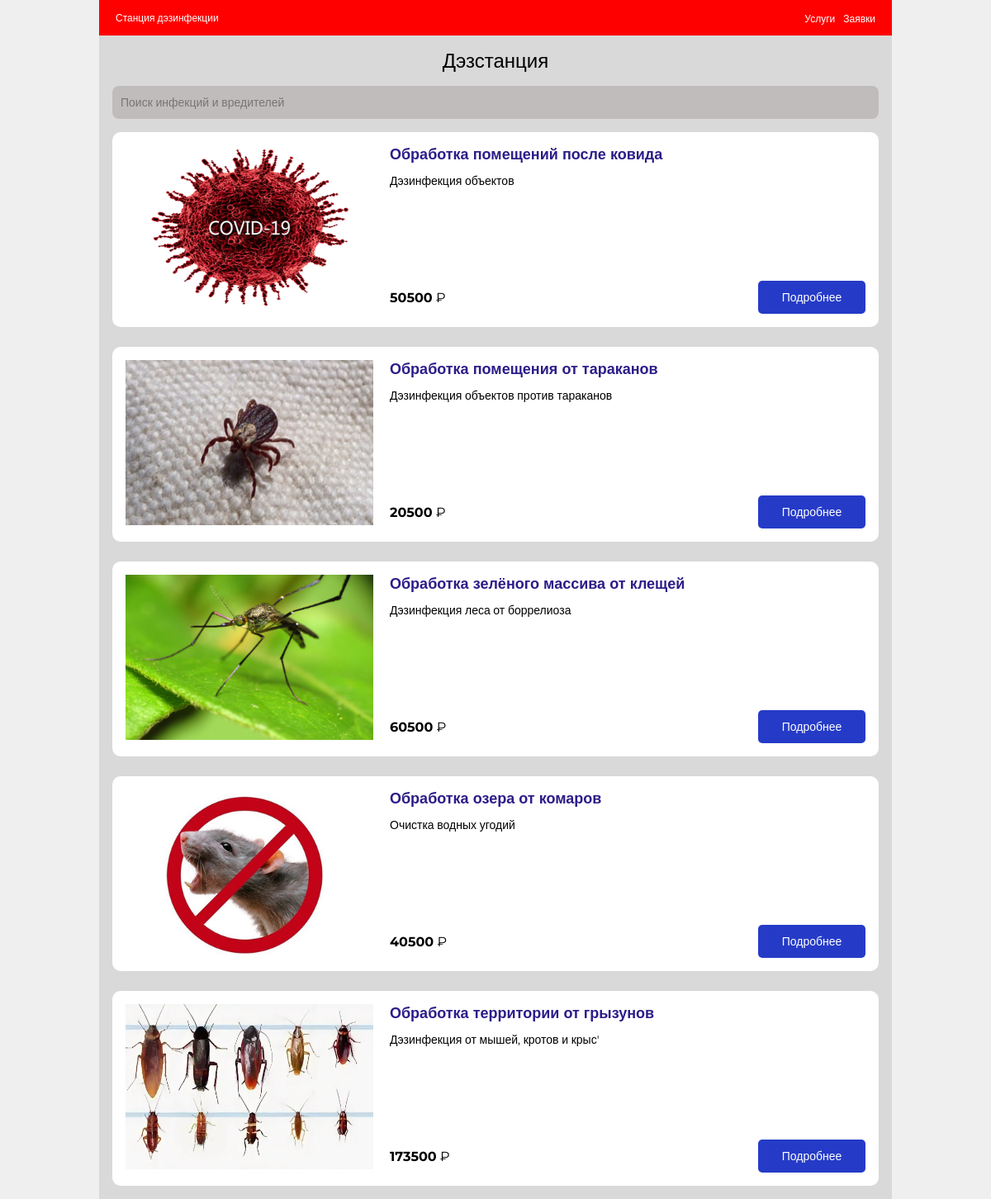
The page / on the database its author committed.
### bmstu_lab/models.py (models this page shows)
class Cards(models.Model):
    idCard = models.IntegerField()
    title = models.TextField()
    desc = models.TextField()
    img = models.TextField()
    cost = models.IntegerField()

### bmstu_lab/views.py (the view)
# urls.py: path('', views.main_page),
def main_page(request):
    card_items = Cards.objects.all()
    return render(request, 'index.html', {'data': {
        'cards': card_items,
        'search': ''
    }})

### templates/index.html
{% extends 'base.html' %}
{% block content %}
    <div class="space">
        {% include 'header.html' %}
        <div class="wrapper">
            <h2>Дэзстанция</h2>
            {% include 'search.html' %}
            <div class="container">
                {% for card in data.cards %}
                    {% include 'card.html' with element=card %}
                {% endfor %}
            </div>
        </div>
    </div>
{% endblock %}

### templates/base.html (shortened to what this page needs)
<!doctype html>
<html lang="en" class="h-100">
<head>
    {% load static %}
    <link rel="stylesheet" type="text/css" href="{% static 'css/style.css' %}">
</head>
<body>
    {% block content %}{% endblock %}
</body>
</html>

### templates/header.html
<div class="header">
    <h1><a href="/">Станция дэзинфекции</a></h1>
    <ul>
        <li><a href="/">Услуги</a></li>
        <li><a href="/orders">Заявки</a></li>
    </ul>
</div>

### templates/search.html (shortened to what this page needs)
<form action="send_text" method="post" enctype="multipart/form-data">
    <div class="search">
        <input type="text" name="text" value="{{ data.search }}" placeholder="Поиск инфекций и вредителей"/>
    </div>
</form>

### templates/card.html
{% load static %}
{% block content %}
    <div class="card">
        <div class="media">
            <img src="{% static card.img %}" class="image" alt="covid"/>
        </div>
        <div class="content">
            <div class="content-top">
                <p class="title">{{   card.title }}</p>
                <p class="desc">{{ card.desc }}</p>
            </div>
            <div class="control">
                <p class="cost"><b>{{ card.cost }}</b> ₽</p>
                <a href="/page/{{ card.id }}" class="more">Подробнее</a>
            </div>
        </div>
    </div>
{% endblock %}

### bmstu_lab/static/css/style.css (style rules this page uses)
* { margin: 0; padding: 0; font-family: 'Montserrat', sans-serif; color: #000000; box-sizing: border-box; }
body { background: #EFEFEF; }
.header { background-color: #ff0000; height: 43px; display: flex; justify-content: space-between; align-items: center; padding: 0 20px; }
.header a { color: #fff; text-decoration: none; }
.header h1 { font-size: 12px; font-weight: normal; color: #fff; }
.header ul { padding: 0; margin: 0; display: flex; }
.header li { list-style: none; padding-left: 10px; }
.header li a { text-decoration: none; font-size: 12px; color: #fff; }
.search input { width: 100%; background-color: #c1bcbc; height: 40px; border-radius: 8px; font-size: 14px; color: #4C4141; border: none; padding: 0 10px; margin: 0 0 16px; }
.space { width: 80%; max-width: 1296px; min-width: 960px; margin: 0 auto; }
.container { display: grid; gap: 24px; }
.card { border-radius: 10px; background-color: #fff; padding: 16px; display: flex; justify-content: flex-start; width: 100%; overflow: hidden; }
.card img { width: 300px; height: 200px; object-fit: fill; }
.media { width: 300px; margin-right: 20px; }
.card .title { color: #2C1D89; font-size: 18px; font-weight: bold; margin-bottom: 12px; }
.card .desc { font-size: 14px; }
.content { flex-grow: 1; display: flex; flex-direction: column; justify-content: space-between; }
.control { display: flex; justify-content: space-between; align-items: center; }
.control a { font-size: 14px; }
.more { font-size: 18px; color: #fff; width: 130px; height: 40px; background-color: #253bc7; display: flex; justify-content: center; align-items: center; border-radius: 5px; text-decoration: none; }
.wrapper { padding: 16px; background-color: #d9d9d9; min-height: calc(100vh - 43px); }
.wrapper h2 { text-align: center; font-size: 24px; font-weight: normal; margin-bottom: 16px; }

### rows shown on the page
Cards: img (picture), title "Обработка помещений после ковида", desc "Дэзинфекция объектов", cost "50500"
Cards: img (picture), title "Обработка помещения от тараканов", desc "Дэзинфекция объектов против тараканов", cost "20500"
Cards: img (picture), title "Обработка зелёного массива от клещей", desc "Дэзинфекция леса от боррелиоза", cost "60500"
Cards: img (picture), title "Обработка озера от комаров", desc "Очистка водных угодий", cost "40500"
Cards: img (picture), title "Обработка территории от грызунов", desc "Дэзинфекция от мышей, кротов и крыс'", cost "173500"
